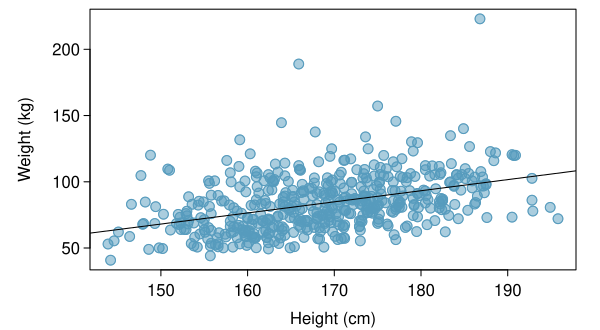

This figure's R source:
library(openintro)
data(COL)
library(oibiostat)
data("nhanes.samp.adult.500")

myPDF("nhanesHeightWeightRegress.pdf",
      6,
      3.3,
      mar = c(3, 4.5, 0.5, 1.2),
      mgp = c(2.8, 0.5, 0))
plot(nhanes.samp.adult.500$Height,
     nhanes.samp.adult.500$Weight,
     pch = 19,
     cex = 1.3,
     col = COL[1, 3],
     xlab = "",
     ylab = "Weight (kg)")
points(nhanes.samp.adult.500$Height,
       nhanes.samp.adult.500$Weight,
       cex = 1.3,
       col = COL[1])
mtext("Height (cm)", 1, 1.9)
abline(-57.7379, 0.8389, col = COL[5])

dev.off()
